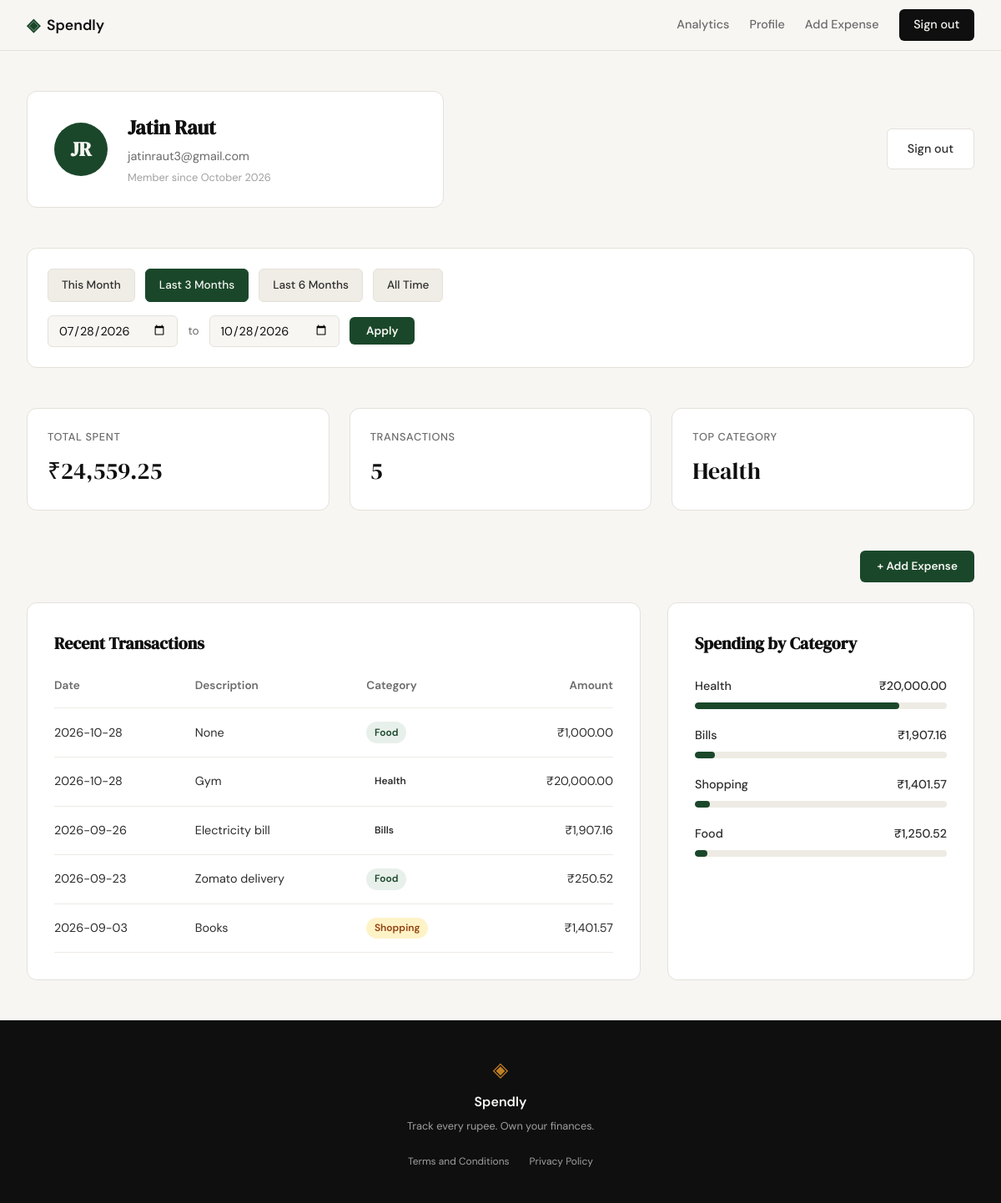
Page /profile?date_from=2026-07-28&date_to=2026-10-28 (signed in) on the committed database.
### tables this page shows
CREATE TABLE users (
                id INTEGER PRIMARY KEY AUTOINCREMENT,
                name TEXT NOT NULL,
                email TEXT UNIQUE NOT NULL,
                password_hash TEXT NOT NULL,
                created_at TEXT DEFAULT CURRENT_TIMESTAMP
            );

CREATE TABLE expenses (
                id INTEGER PRIMARY KEY AUTOINCREMENT,
                user_id INTEGER NOT NULL,
                amount REAL NOT NULL,
                category TEXT NOT NULL,
                date TEXT NOT NULL,
                description TEXT,
                created_at TEXT DEFAULT CURRENT_TIMESTAMP,
                FOREIGN KEY (user_id) REFERENCES users (id) ON DELETE CASCADE
            );

### app.py (the view)
@app.route("/profile")
def profile():
    if not session.get("user_id"):
        return redirect(url_for("login"))
    user_data = get_user_by_id(session["user_id"])
    if not user_data:
        session.clear()
        return redirect(url_for("login"))
    name_parts = user_data["name"].split()
    initials = "".join([part[0].upper() for part in name_parts if part])
    try:
        created_at = datetime.strptime(user_data["created_at"], "%Y-%m-%d %H:%M:%S")
        joined_date = created_at.strftime("%B %Y")
    except:
        joined_date = "Recently"
    user = {
        "name": user_data["name"],
        "email": user_data["email"],
        "initials": initials,
        "joined_date": joined_date
    }
    date_from = request.args.get("date_from")
    date_to = request.args.get("date_to")
    parsed_from = None
    parsed_to = None
    if date_from:
        try:
            parsed_from = datetime.strptime(date_from, "%Y-%m-%d").date()
        except ValueError:
            date_from = None
    if date_to:
        try:
            parsed_to = datetime.strptime(date_to, "%Y-%m-%d").date()
        except ValueError:
            date_to = None
    if parsed_from and parsed_to and parsed_from > parsed_to:
        flash("Start date must be before end date.", "error")
        date_from = None
        date_to = None
        parsed_from = None
        parsed_to = None
    today = datetime.now().date()
    first_of_month = today.replace(day=1)
    three_months_ago = today - relativedelta(months=3)
    six_months_ago = today - relativedelta(months=6)
    preset_urls = {
        "this_month": url_for('profile',
                              date_from=first_of_month.strftime('%Y-%m-%d'),
                              date_to=today.strftime('%Y-%m-%d')),
        "last_3_months": url_for('profile',
                                  date_from=three_months_ago.strftime('%Y-%m-%d'),
                                  date_to=today.strftime('%Y-%m-%d')),
        "last_6_months": url_for('profile',
                                  date_from=six_months_ago.strftime('%Y-%m-%d'),
                                  date_to=today.strftime('%Y-%m-%d')),
        "all_time": url_for('profile')
    }
    active_preset = None
    if parsed_from and parsed_to:
        if parsed_from == first_of_month and parsed_to == today:
            active_preset = "this_month"
        elif parsed_from == three_months_ago and parsed_to == today:
            active_preset = "last_3_months"
        elif parsed_from == six_months_ago and parsed_to == today:
            active_preset = "last_6_months"
        else:
            active_preset = "custom"
    elif not parsed_from and not parsed_to:
        active_preset = "all_time"
    user_id = session["user_id"]
    stats = get_summary_stats(user_id, date_from=date_from, date_to=date_to)
    transactions = get_recent_transactions(user_id, limit=10, date_from=date_from, date_to=date_to)
    categories = get_category_breakdown(user_id, date_from=date_from, date_to=date_to)
    return render_template(
        "profile.html",
        user=user,
        stats=stats,
        transactions=transactions,
        categories=categories,
        date_from=date_from,
        date_to=date_to,
        active_preset=active_preset,
        preset_urls=preset_urls
    )

### database/db.py (called while the page is built)
def get_db():
    conn = sqlite3.connect(DATABASE_PATH)
    conn.row_factory = sqlite3.Row
    conn.execute("PRAGMA foreign_keys = ON")
    return conn

def get_user_by_id(user_id):
    with get_db() as conn:
        user = conn.execute(
            "SELECT id, name, email, created_at FROM users WHERE id = ?",
            (user_id,)
        ).fetchone()
        return dict(user) if user else None

### database/queries.py (called while the page is built)
def format_amount(amount):
    return f"{amount:,.2f}"

def get_recent_transactions(user_id, limit=10, date_from=None, date_to=None):
    with get_db() as conn:
        where_clause = "WHERE user_id = ?"
        params = [user_id]
        if date_from and date_to:
            where_clause += " AND date BETWEEN ? AND ?"
            params.extend([date_from, date_to])
        params.append(limit)
        rows = conn.execute(
            "SELECT date, description, category, amount FROM expenses " + where_clause + " ORDER BY date DESC LIMIT ?",
            params
        ).fetchall()
        return [
            {
                "date": row["date"],
                "description": row["description"],
                "category": row["category"],
                "category_class": row["category"].lower(),
                "amount": format_amount(row["amount"])
            }
            for row in rows
        ]

### templates/profile.html (shortened to what this page needs)
<!DOCTYPE html>
<html lang="en">
<head>
    <link rel="stylesheet" href="{{ url_for('static', filename='css/profile.css') }}">
</head>
<body>
    {% extends "base.html" %}
    {% block content %}
    <div class="profile-container">
        <header class="profile-header">
            <div class="user-card">
                <div class="avatar">{{ user.initials }}</div>
                <div class="user-details">
                    <h1>{{ user.name }}</h1>
                    <p class="user-email">{{ user.email }}</p>
                    <p class="user-member">Member since {{ user.joined_date }}</p>
                </div>
            </div>
            <a href="{{ url_for('logout') }}" class="logout-btn">Sign out</a>
        </header>
        <section class="filter-bar">
            <div class="filter-presets">
                <a href="{{ preset_urls.this_month }}"
                   class="preset-btn {% if active_preset == 'this_month' %}active{% endif %}">
                    This Month
                </a>
                <a href="{{ preset_urls.last_3_months }}"
                   class="preset-btn {% if active_preset == 'last_3_months' %}active{% endif %}">
                    Last 3 Months
                </a>
                <a href="{{ preset_urls.last_6_months }}"
                   class="preset-btn {% if active_preset == 'last_6_months' %}active{% endif %}">
                    Last 6 Months
                </a>
                <a href="{{ preset_urls.all_time }}"
                   class="preset-btn {% if active_preset == 'all_time' %}active{% endif %}">
                    All Time
                </a>
            </div>
            <form method="GET" action="{{ url_for('profile') }}" class="filter-custom">
                <input type="date"
                       id="date_from"
                       name="date_from"
                       value="{{ date_from or '' }}"
                       class="date-input">
                <span class="filter-separator">to</span>
                <input type="date"
                       id="date_to"
                       name="date_to"
                       value="{{ date_to or '' }}"
                       class="date-input">
                <button type="submit" class="filter-submit-btn">Apply</button>
            </form>
        </section>
        <section class="stats-grid">
            <div class="stat-card">
                <span class="stat-label">Total Spent</span>
                <span class="stat-value">₹{{ stats.total_spent }}</span>
            </div>
            <div class="stat-card">
                <span class="stat-label">Transactions</span>
                <span class="stat-value">{{ stats.count }}</span>
            </div>
            <div class="stat-card">
                <span class="stat-label">Top Category</span>
                <span class="stat-value">{{ stats.top_category }}</span>
            </div>
        </section>
        <div style="display: flex; justify-content: flex-end; margin-bottom: -1.5rem;">
            <a href="{{ url_for('add_expense') }}" class="filter-submit-btn" style="text-decoration: none; display: inline-flex; align-items: center; gap: 0.5rem;">+ Add Expense</a>
        </div>
        <div class="profile-main-grid">
            <section class="history-section">
                <h2>Recent Transactions</h2>
                <div class="table-wrapper">
                    <table class="history-table">
                        <thead>
                            <tr>
                                <th>Date</th>
                                <th>Description</th>
                                <th>Category</th>
                                <th class="text-right">Amount</th>
                            </tr>
                        </thead>
                        <tbody>
                            {% for tx in transactions %}
                            <tr>
                                <td>{{ tx.date }}</td>
                                <td>{{ tx.description }}</td>
                                <td><span class="category-badge badge-{{ tx.category_class }}">{{ tx.category }}</span></td>
                                <td class="text-right">₹{{ tx.amount }}</td>
                            </tr>
                            {% endfor %}
                        </tbody>
                    </table>
                </div>
            </section>
            <section class="breakdown-section">
                <h2>Spending by Category</h2>
                <div class="category-list">
                    {% for cat in categories %}
                    <div class="category-item">
                        <div class="category-info">
                            <span class="category-name">{{ cat.name }}</span>
                            <span class="category-amount">₹{{ cat.amount }}</span>
                        </div>
                        <div class="progress-bar">
                            <div class="progress-fill" style="width: {{ cat.percentage }}%"></div>
                        </div>
                    </div>
                    {% endfor %}
                </div>
            </section>
        </div>
    </div>
    {% endblock %}

### static/css/profile.css (style rules this page uses)
.profile-container { max-width: var(--max-width); margin: 0 auto; padding: 3rem 2rem; display: flex; flex-direction: column; gap: 3rem; }
.filter-bar { display: flex; flex-direction: column; gap: 1rem; background: var(--paper-card); border: 1px solid var(--border); border-radius: var(--radius-md); padding: 1.5rem; }
.filter-presets { display: flex; gap: 0.75rem; flex-wrap: wrap; }
.preset-btn { padding: 0.5rem 1rem; background: var(--paper-warm); border: 1px solid var(--border); border-radius: var(--radius-sm); color: var(--ink-soft); font-size: 0.85rem; font-weight: 500; text-decoration: none; transition: all 0.2s; cursor: pointer; }
.preset-btn.active { background: var(--accent); color: var(--paper); border-color: var(--accent); }
.filter-custom { display: flex; align-items: center; gap: 0.75rem; flex-wrap: wrap; }
.date-input { padding: 0.5rem 0.75rem; background: var(--paper); border: 1px solid var(--border); border-radius: var(--radius-sm); color: var(--ink); font-family: var(--font-body); font-size: 0.9rem; transition: border-color 0.2s; }
.filter-separator { color: var(--ink-muted); font-size: 0.85rem; }
.filter-submit-btn { padding: 0.5rem 1.25rem; background: var(--accent); color: var(--paper); border: none; border-radius: var(--radius-sm); font-family: var(--font-body); font-size: 0.85rem; font-weight: 600; cursor: pointer; transition: background 0.2s; }
.profile-header { display: flex; justify-content: space-between; align-items: center; }
.user-card { display: flex; align-items: center; gap: 1.5rem; background: var(--paper-card); border: 1px solid var(--border); border-radius: var(--radius-md); padding: 1.5rem 2rem; flex: 1; max-width: 500px; }
.logout-btn { padding: 0.75rem 1.5rem; background: var(--paper-card); border: 1px solid var(--border); border-radius: var(--radius-sm); color: var(--ink-soft); text-decoration: none; font-size: 0.9rem; font-weight: 500; transition: all 0.2s; }
.avatar { width: 64px; height: 64px; background: var(--accent); color: var(--paper); border-radius: 50%; display: flex; align-items: center; justify-content: center; font-family: var(--font-display); font-size: 1.5rem; font-weight: 600; }
.user-details h1 { font-family: var(--font-display); font-size: 1.5rem; color: var(--ink); margin-bottom: 0.25rem; }
.user-email { font-size: 0.9rem; color: var(--ink-muted); margin-bottom: 0.25rem; }
.user-member { font-size: 0.8rem; color: var(--ink-faint); }
.stats-grid { display: grid; grid-template-columns: repeat(3, 1fr); gap: 1.5rem; }
.stat-card { background: var(--paper-card); border: 1px solid var(--border); border-radius: var(--radius-md); padding: 1.5rem; display: flex; flex-direction: column; gap: 0.5rem; }
.stat-label { font-size: 0.8rem; font-weight: 500; color: var(--ink-muted); text-transform: uppercase; letter-spacing: 0.05em; }
.stat-value { font-family: var(--font-display); font-size: 1.75rem; color: var(--ink); }
.profile-main-grid { display: grid; grid-template-columns: 2fr 1fr; gap: 2rem; }
.history-section, .breakdown-section { background: var(--paper-card); border: 1px solid var(--border); border-radius: var(--radius-md); padding: 2rem; }
.history-section h2, .breakdown-section h2 { font-family: var(--font-display); font-size: 1.25rem; margin-bottom: 1.5rem; color: var(--ink); }
.table-wrapper { overflow-x: auto; }
.history-table { width: 100%; border-collapse: collapse; text-align: left; }
.history-table th { font-size: 0.85rem; font-weight: 600; color: var(--ink-muted); padding-bottom: 1rem; border-bottom: 1px solid var(--border-soft); }
.history-table td { padding: 1rem 0; border-bottom: 1px solid var(--border-soft); font-size: 0.9rem; color: var(--ink-soft); }
.text-right { text-align: right; }
.category-badge { display: inline-block; padding: 0.2rem 0.6rem; border-radius: 999px; font-size: 0.75rem; font-weight: 600; }
.badge-food { background: var(--accent-light); color: var(--accent); }
.badge-shopping { background: #fef3c7; color: #92400e; }
.category-list { display: flex; flex-direction: column; gap: 1.25rem; }
.category-item { display: flex; flex-direction: column; gap: 0.5rem; }
.category-info { display: flex; justify-content: space-between; font-size: 0.9rem; font-weight: 500; color: var(--ink-soft); }
.progress-bar { height: 8px; background: var(--border-soft); border-radius: 999px; overflow: hidden; }
.progress-fill { height: 100%; background: var(--accent); border-radius: 999px; }

### rows in the picture
users: name "Jatin Raut", email "jatinraut3@gmail.com"
expenses: top_category "Health", date "2026-10-28", description "Gym", category "Health", amount "20,000.00", name "Health", {{ cat.percentage }} 81 (drawn)
expenses: date "2026-10-28", description "None", category "Food", amount "1,000.00"
expenses: date "2026-09-26", description "Electricity bill", category "Bills", amount "1,907.16", name "Bills", {{ cat.percentage }} 8 (drawn)
expenses: date "2026-09-23", description "Zomato delivery", category "Food", amount "250.52"
expenses: date "2026-09-03", description "Books", category "Shopping", amount "1,401.57", name "Shopping", {{ cat.percentage }} 6 (drawn)

### other values in the picture
{{ user.initials }} "JR"
{{ user.joined_date }} "October 2026"
{{ stats.total_spent }} "24,559.25"
{{ stats.count }} "5"
{{ cat.name }} "Food"
{{ cat.amount }} "1,250.52"
